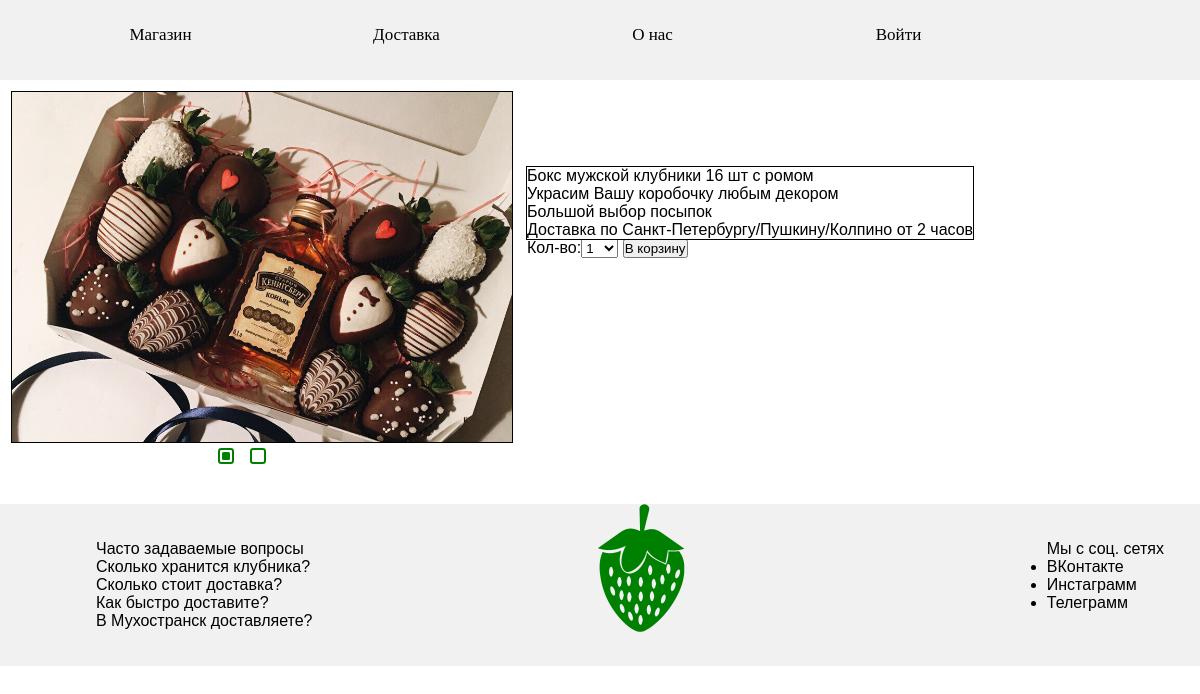
Page /3 on the committed database.
### shop/models.py (models this page shows, shortened)
class Product(models.Model):
    name = models.CharField(verbose_name='Название', max_length=10, default='Клубника')
    text = models.TextField(verbose_name='Описание', max_length=2000, default='Текст')
    number = models.SmallIntegerField('Кол-во в коробке', default='1')
    image_1 = models.ImageField(verbose_name='Изображение 1', default=None)
    image_2 = models.ImageField(verbose_name='Изображение 2', default=None)
    price = models.SmallIntegerField(verbose_name='Цена', default='0')
    discount = models.SmallIntegerField(verbose_name='Скидка', default='0')
    slug = models.SlugField(verbose_name='Страница', unique=True, db_index=True)
    category = models.ForeignKey('Category', on_delete=models.CASCADE, null=True)

### shop/views.py (the view)
# urls.py: path('<int:pk>', DetailPage.as_view(), name='product_detail'),
class DetailPage(DetailView):
    model = Product
    template_name = 'detailPage.html'
    context_object_name = 'product'
    slug_url_kwarg = 'product_slug'
    cart_product_form = CartAddProductForm
    extra_context = {'cart_product_form': cart_product_form}

### shop/templates/detailPage.html (shortened to what this page needs)
{% extends 'index.html' %}
{% block content %}
<div class="detail_item">
    <div class = "wrap">
        <div class="slider">
                <div class="imgDetail"><img class="image" src="{{ product.image_1.url }}"></div>
        </div>
        <div class="control">
            <label for="point1"></label>
            <label for="point2"></label>
        </div>
    </div>
    <div class="description">
        <div class="description_text">
            {{ product.text|linebreaks }}
        </div>
        <form action="{% url 'cart:cart_add' product.id %}" method="post">
            {{ cart_product_form }}
            <input type="submit" value="В корзину">
        </form>
    </div>
</div>
{% endblock %}

### shop/static/css/style.css (style rules this page uses)
* { margin: 0; padding: 0; -webkit-box-sizing: border-box; -moz-box-sizing: border-box; -o-box-sizing: border-box; box-sizing: border-box; }
body { font-family: 'PT Sans', 'Arial', sans-serif; font-size: 16px; color: #000; height: 100%; display: flex; flex-direction: column; height: 100%; }
.detail_item { display: block; float: left; padding: 1%; width: 100%; margin-bottom: 50px; }
.wrap { float: left; outline: 1px solid #000; height: 350px; width: 500px; }
.slider { background-color: #333; height: inherit; overflow: hidden; position: relative; width: inherit; }
.wrap .control { position: relative; margin-left: -50px; left: 50%; }
.wrap label { cursor: pointer; display: inline-block; height: 8px; margin: 10px; position: relative; width: 8px; border-radius: 20%; }
.wrap label:after { border: 2px solid green; content: " "; display: block; height: 12px; left: -4px; position: absolute; top: -4px; width: 12px; border-radius: 20%; }
#point1:checked ~ .control label:nth-of-type(1), #point2:checked ~ .control label:nth-of-type(2), #point3:checked ~ .control label:nth-of-type(3) { background: green; }
.image { height: 100%; width: 100%; object-fit: contain; object-position: left top; }
.description { display: inline-block; margin-top: 60px; padding: 15px; }
.description_text { position:relative; outline: 1px solid #000; }

### rows in the picture
Product: image_1 (picture), text "Бокс мужской клубники 16 шт с ромом Украсим Вашу коробочку любым декором Большой выбор посыпок Доставка по Санкт-Петербургу/Пушкину/Колпино от 2 часов"
